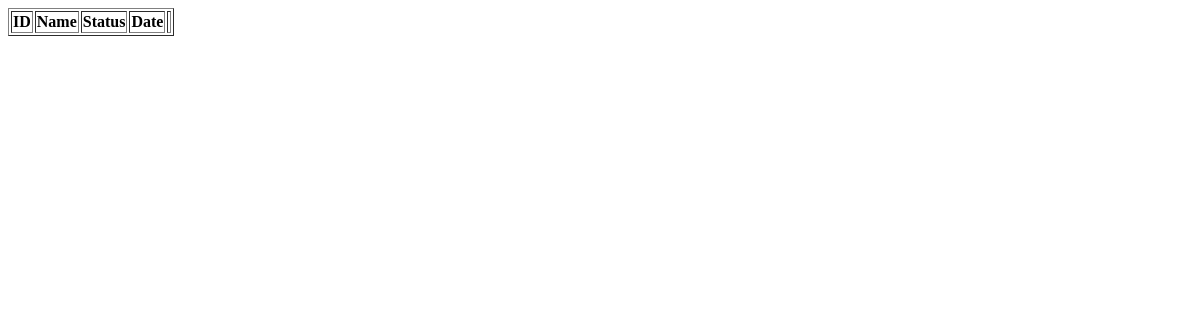
Page /admin/cohort/view.php on the earlier database version.
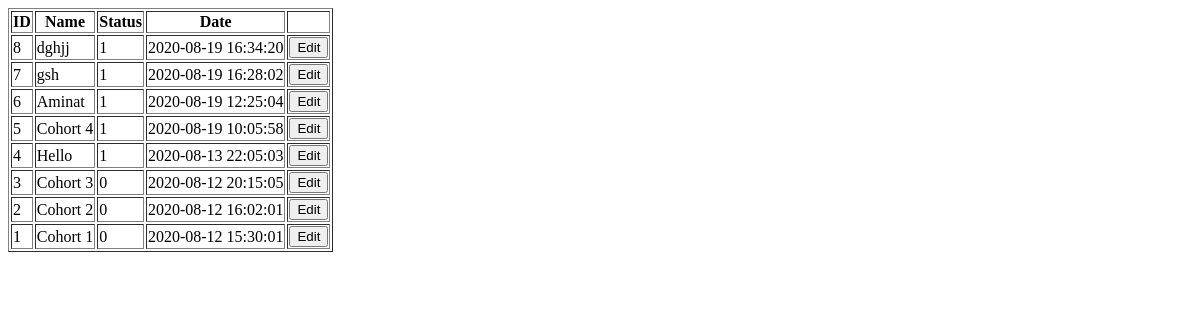
Same page on the later database version.
### tables this page shows
CREATE TABLE IF NOT EXISTS `cohorts` (
  `id` int(11) NOT NULL AUTO_INCREMENT,
  `name` varchar(255) NOT NULL,
  `start_date` timestamp NULL DEFAULT NULL,
  `end_date` timestamp NULL DEFAULT NULL,
  `status` int(11) NOT NULL DEFAULT '1' COMMENT '1: Active, 2: Inactive, 3:Pending',
  `date_created` timestamp NOT NULL DEFAULT CURRENT_TIMESTAMP,
  `date_updated` timestamp NULL DEFAULT NULL,
  PRIMARY KEY (`id`)
);

### autoload.php (called while the page is built, shortened)
<?php
spl_autoload_register(function ($class_name) {
    $file = str_replace('\\', DIRECTORY_SEPARATOR, $class_name).'.php';
});

### App/controller/Cohort.php (called while the page is built, shortened)
<?php
class Cohort
{
    public static function getAll() {
        $db = new Database();
        $db->connect();
        $cohorts = $db->select("SELECT * FROM COHORTS ORDER BY ID DESC");
        return $cohorts;
    }
}

### App/Library/Database.php (called while the page is built, shortened)
<?php
class Database {
    public $host = 'localhost';
    public $username = 'root';
    public $password = '';
    public $db = 'sca_db';
    public $conn;
    public $stmt;
    public function connect() {
        $this->conn = new \mysqli($this->host, $this->username, $this->password, $this->db);
    }
    public function prepare($sql) {
        $this->stmt = $this->conn->prepare($sql);
    }
    public function select($sql) {
        $this->prepare($sql);
        $this->result = $this->stmt->execute();
        $this->result = $this->stmt->get_result();
        $all_rows = array();
        while($row = $this->result->fetch_assoc()) {
            array_push($all_rows, $row);
        }
        return $all_rows;
    }
}

### admin/cohort/view.php (the view, shortened to what this page needs)
<?php
include_once '../../autoload.php';
$cohorts = array();
try {
    $cohorts = Controller\Cohort::getAll();
} catch (\Exception $e) {
    $error = $e->getMessage();
    exit($error);
}
?>
<!DOCTYPE html>
<html lang="en">
<body>
<div>
    <div>
        <table border="1">
            <thead>
            <tr>
                <th>ID</th>
                <th>Name</th>
                <th>Status</th>
                <th>Date</th>
                <th></th>
            </tr>
            </thead>
            <tbody>
            <?php foreach($cohorts as $cohort): ?>
                <tr>
                    <td><?= $cohort['id']?></td>
                    <td><?= $cohort['name']?></td>
                    <td><?= $cohort['status']?></td>
                    <td><?= $cohort['date_created']?></td>
                    <td><a href="edit.php?cohort_id=<?= $cohort['id']?>"><button>Edit</button></a></td>
                </tr>
            <?php endforeach ?>
            </tbody>
        </table>
    </div>
</div>
</body>
</html>

Differences in the rows shown:
added cohorts: id "8", name "dghjj", status "1", date_created "2020-08-19 16:34:20"
added cohorts: id "7", name "gsh", status "1", date_created "2020-08-19 16:28:02"
added cohorts: id "6", name "Aminat", status "1", date_created "2020-08-19 12:25:04"
added cohorts: id "5", name "Cohort 4", status "1", date_created "2020-08-19 10:05:58"
added cohorts: id "4", name "Hello", status "1", date_created "2020-08-13 22:05:03"
added cohorts: id "3", name "Cohort 3", status "0", date_created "2020-08-12 20:15:05"
added cohorts: id "2", name "Cohort 2", status "0", date_created "2020-08-12 16:02:01"
added cohorts: id "1", name "Cohort 1", status "0", date_created "2020-08-12 15:30:01"
